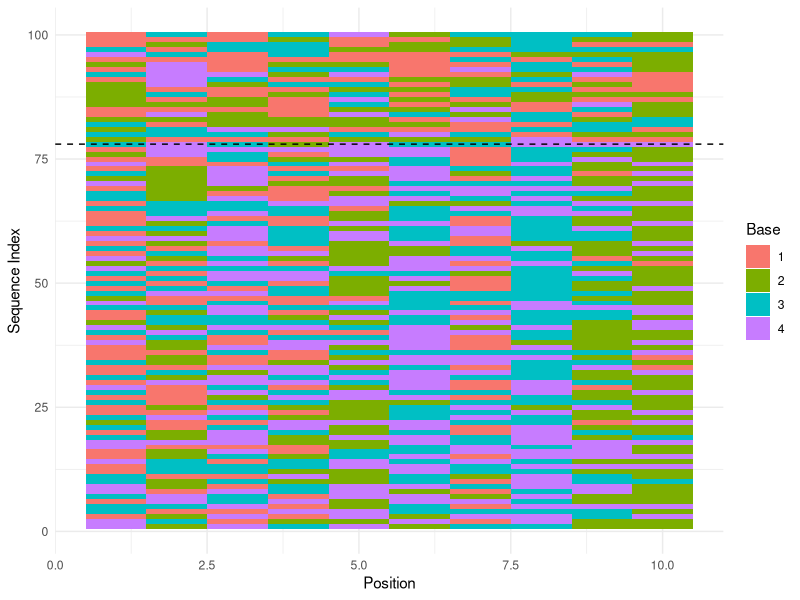
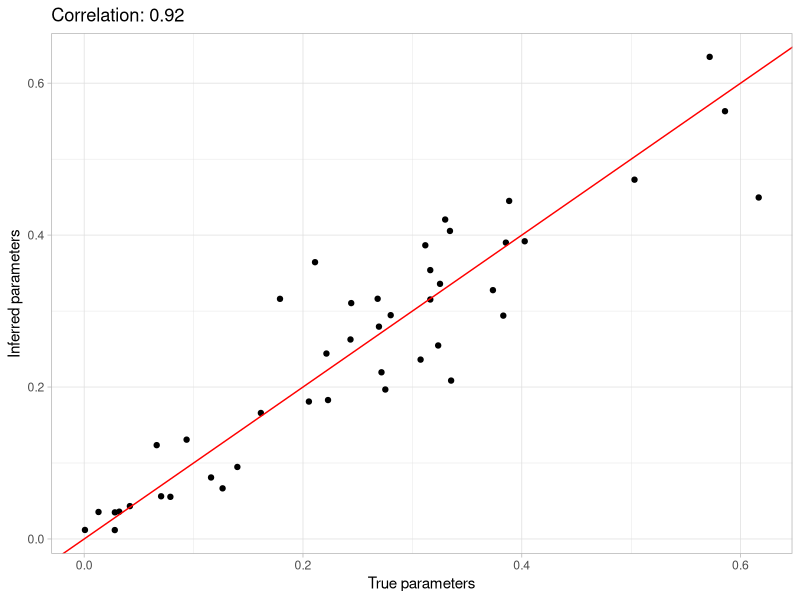
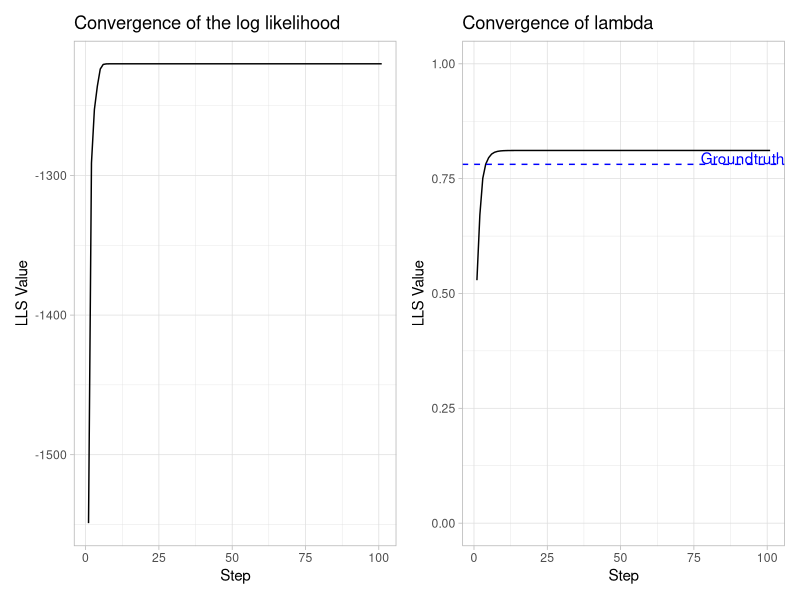
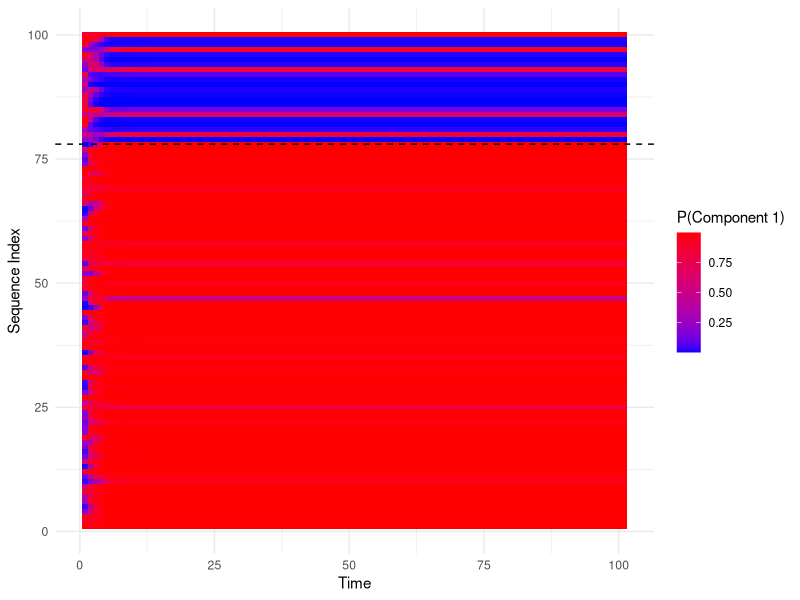

The R source for these figures, in order:
## ---- chunk 1
## load plotting libraries
library(ggplot2)
library(patchwork)

## random parameters
set.seed(2024)

# generate probabilities of sampling nucleotides
phi1 <- matrix(runif(10*4, 0, 1), 4)
phi1 <- apply(phi1, 2, function(x) x/sum(x))
phi2 <- runif(4, 0, 1)
phi2 <- phi2/sum(phi2)

# generate mixing weights
mw <- runif(1, 0.1, 0.9)

## ---- chunk 2
## generate data
nreads <- 100
data1 <- numeric()
for (i in 1:10) {  
  # iterate over alignment position
    tmp <- numeric()
    for (j in 1:round(nreads*mw)) {  
      # iterate over reads of the motif component 
        tmp <- c(tmp, sample(1:4, 1, prob = phi1[, i])) 
        # sample base
    }
    data1 <- cbind(data1, tmp) 
}
data0 <- numeric()
for (i in 1:10) { 
  # iterate over alignment position
    tmp <- numeric()
    for (j in 1:round(nreads*(1-mw))) {  
      # iterate over reads of the background component 
        tmp <- c(tmp, sample(1:4, 1, prob = phi2))
    }
    data0 <- cbind(data0, tmp)
}
data <- rbind(data1, data0)
## ---- chunk 3
data_long <- reshape2::melt(unname(data), varnames = c("Seq", "Position"), 
                            value.name = "base")

# Plot
ggplot(data_long, aes(x = Position, y = Seq, fill = factor(base))) +
  geom_tile() +
  geom_hline(yintercept = round(nreads*mw), linetype = "dashed") +  
  # Add horizontal dashed line at y = mw
  labs(x = "Position", y = "Sequence Index", fill = "Base") +
  theme_minimal()
## ---- chunk 4
## implementation of the EM
em <- function(data) {
    ## random inits
    m1 <- matrix(runif(4*ncol(data), 0, 1), 4)  
    # parameters for nucleotide frequencies in the motif
    m1 <- apply(m1, 2, function(x) x/sum(x))
    m0 <- runif(4, 0, 1) 
    # parameters for nucleotide frequencies in the background
    m0 <- m0/sum(m0)
    lambda <- runif(1) 
    # mixture weights
    ## initial E-step
    probs <- matrix(0, nrow(data), 2) 
    # store responsibilities 
    for (i in 1:nrow(data)) { 
      # iterate over sequences
        tmp <- tmp0 <- 1
        for (j in 1:ncol(data)) { 
          # iterate over alignment columns
            ## product over the probabilities of each data point of a sample 
            #given each component
            tmp <- m1[data[i, j], j]*tmp   
            # access the rows of m1 which is equal to data[i, j], and its jth column 
            tmp0 <- m0[data[i, j]]*tmp0  
            # access the row of m0 which is equal to data[i, j]
        }
        probs[i, 1] <- tmp*lambda 
        # multiply by mixture weights to obtain unnormalised responsibilities
        probs[i, 2] <- tmp0*(1-lambda)
    }
    ## calculate the observed data log likelihood of the model
    lls <- ll <- sum(log(apply(probs, 1, sum)))
    probs <- t(apply(probs, 1, function(x) x/sum(x))) 
    # normalise the responsibilities 
    probs_all <- probs[,1] 
    # to keep track of this quantity 
    lambda <- apply(probs, 2, sum) 
    # compute mixture weights
    lambdas <- lambda <- lambda[1]/sum(lambda)
    llold <- log(0)
    count <- 0
    while(count < 100) {  
      # iterate the EM
        count <- count + 1
        llold <- ll
        lambda_old <- lambda
        ## M-step
        m0 <- 0 
        for (i in 1:ncol(data)) { 
          # iterate over positions see slide 20
            ## calculate new parameters for nucleotide frequencies in the motif 
            # with weighted probabilities
            m1[, i] <- c(sum(probs[which(data[, i] == 1), 1]), 
                         # <- sum the probs of the first component 
                         # (column index == 1), 
                         sum(probs[which(data[, i] == 2), 1]), 
                         # where row index corresponds to the nucleotide 
                         sum(probs[which(data[, i] == 3), 1]), 
                         # appearing in the data at that position 
                         sum(probs[which(data[, i] == 4), 1])) 
            m0 <- m0 + c(sum(probs[which(data[, i] == 1), 2]),
                          sum(probs[which(data[, i] == 2), 2]),
                          sum(probs[which(data[, i] == 3), 2]),
                          sum(probs[which(data[, i] == 4), 2]))
        }
        m1 <- apply(m1, 2, function(x) x/sum(x)) 
        # normalise
        m0 <- m0/sum(m0)
        ## E-step, as above
        probs <- matrix(0, nrow(data), 2)
        for (i in 1:nrow(data)) { 
          # iterate over sequences
            tmp <- tmp0 <- 1
            for (j in 1:ncol(data)) { 
              # iterate over alignment columns
                ## product over the probabilities of each data point of a sample 
                # given each component
                tmp <- m1[data[i, j], j]*tmp  
                # access the rows of m1 which is equal to data[i, j], and its jth column 
                tmp0 <- m0[data[i, j]]*tmp0 
                # access the row of m0 which is equal to data[i, j]
            }
            probs[i, 1] <- tmp*lambda 
            # multiply by mixture weights to obtain unnormalised responsibilities
            probs[i, 2] <- tmp0*(1-lambda)
        }
        ## calculate the observed data log likelihood of the model
        ll <- sum(log(apply(probs, 1, sum)))
        lls <- c(lls, ll)
        probs <- t(apply(probs, 1, function(x) x/sum(x))) 
        # normalise the responsibilities 
        lambda <- apply(probs, 2, sum)  
        # compute mixture weights, see slide 19
        lambda <- lambda[1]/sum(lambda)
        lambdas <- c(lambdas, lambda)
        probs_all <- cbind(probs_all, probs[,1])
    }
    return(list(phi1 = m1, phi2 = m0, lambda = lambda, ll = ll, lls = lls, 
                lambdas = lambdas, probs = probs, probs_all = probs_all))
}
## ---- chunk 5
res <- em(data)

## plot correlation between parameters

# Create a data frame for ggplot
plot_data <- data.frame(
  x = c(as.vector(phi1), phi2),
  y = c(as.vector(res$phi1), res$phi2)
)

# Calculate correlation
cor_value <- cor(plot_data$x, plot_data$y)

# Plot using ggplot
ggplot(plot_data, aes(x = x, y = y)) +
  geom_point() + # Plot points
  geom_abline(intercept = 0, slope = 1, color = "red") + 
  # Add y=x line
  ggtitle(paste("Correlation:", round(cor_value, 3))) + 
  # Add correlation as title
  theme_light() + 
  # Use a light theme
  xlab("True parameters") + 
  # Label for x-axis
  ylab("Inferred parameters") 
# Label for y-axis


## convergence rate of LLS and lambda
plot_data <- data.frame(Step = 1:length(res$lls), LLS = res$lls, lambdas = res$lambdas)

# plot lls
plt1 <- ggplot(plot_data, aes(x = Step, y = LLS)) +
  geom_line() + 
  labs(
    title = "Convergence of the log likelihood",
    x = "Step",
    y = "LLS Value"
  ) +
  theme_light() 


## plot  of lambda
plt2 <- ggplot(plot_data, aes(x = Step, y = lambdas)) +
  geom_line() + 
  labs(
    title = "Convergence of lambda",
    x = "Step",
    y = "LLS Value"
  ) +
  geom_hline(yintercept = mw, linetype = "dashed", color = "blue") +  
  # Add horizontal dashed line at y = mw
  annotate("text", x = Inf, y = mw, label = "Groundtruth", vjust = 0,
           hjust = 1, color = "blue") +  
  # Add label
  theme_light() +
  ylim(c(0,1))

plt1 + plt2

## plot progression of sequence assignment
data_long <- reshape2::melt(t(unname(res$probs_all)), 
                            varnames = c("Time", "Sequence"), 
                            value.name = "Probability")

# Plot
ggplot(data_long, aes(x = Time, y = Sequence, fill = Probability)) +
  geom_tile() +
  scale_fill_gradient(low = "blue", high = "red") +
  geom_hline(yintercept = round(nreads*mw), linetype = "dashed") +  
  # Add horizontal dashed line at y = mw
  labs(x = "Time", y = "Sequence Index", fill = "P(Component 1)") +
  theme_minimal()
